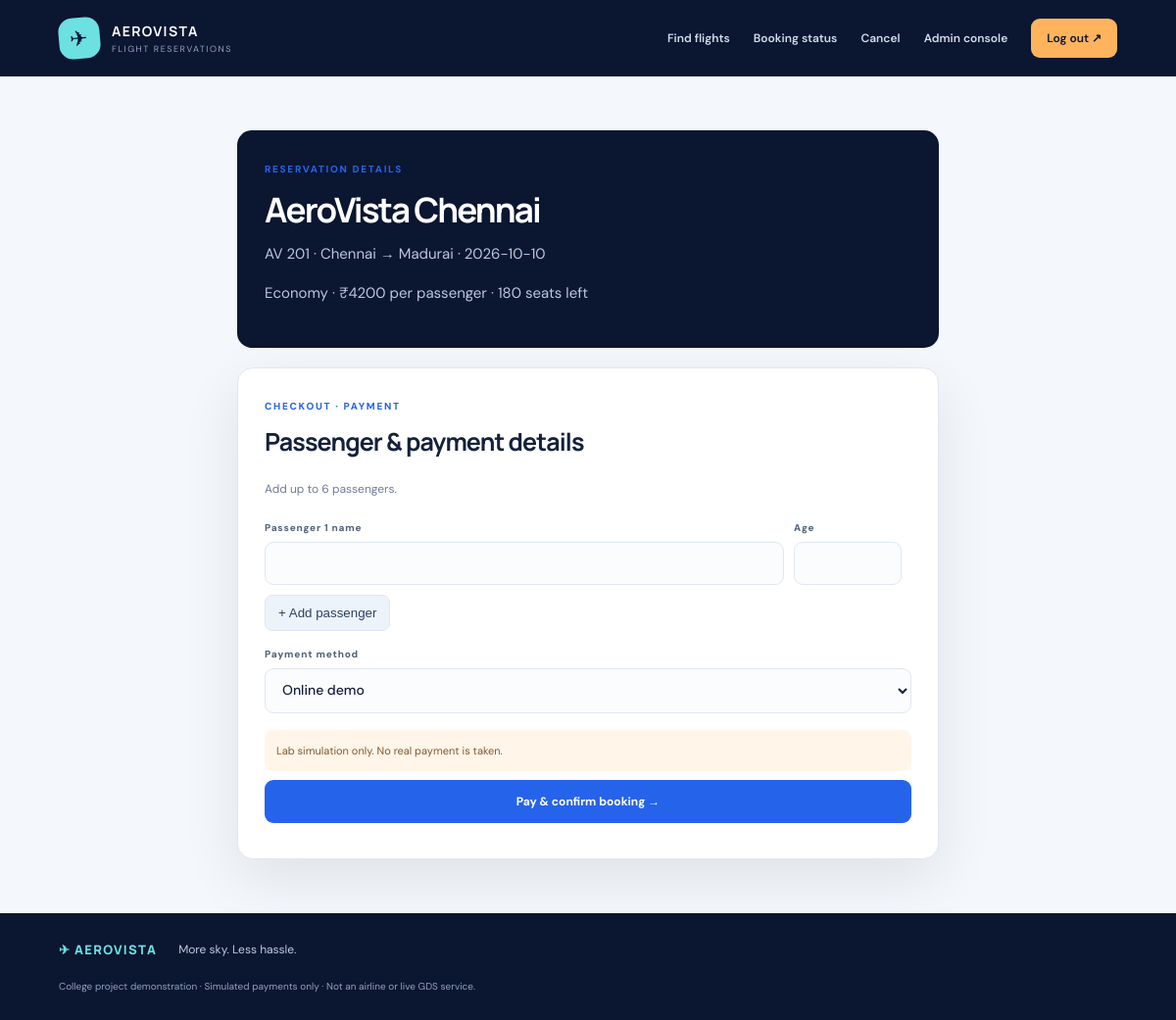
/book/1/1 (signed in), run on the app's committed database.
### tables this page shows
CREATE TABLE flights(id INTEGER PRIMARY KEY,number TEXT UNIQUE NOT NULL,name TEXT NOT NULL,origin TEXT NOT NULL,destination TEXT NOT NULL,departure TEXT NOT NULL,arrival TEXT NOT NULL,journey_date TEXT NOT NULL,zone TEXT DEFAULT 'South',active INTEGER DEFAULT 1);

CREATE TABLE classes(id INTEGER PRIMARY KEY,flight_id INTEGER REFERENCES flights(id),class_name TEXT NOT NULL,capacity INTEGER NOT NULL,fare REAL NOT NULL,UNIQUE(flight_id,class_name));

### app.py (the view, shortened to what this page needs)
@app.route("/book/<int:tid>/<int:cid>",methods=["GET","POST"])
@login_required
def book(tid,cid):
 t=flight(tid)
 with db() as c: cl=c.execute("SELECT * FROM classes WHERE id=? AND flight_id=?",(cid,tid)).fetchone()
 if not t or not cl or not t["active"]: abort(404)
 return render_template("book.html",t=t,cl=cl,available=available(tid,cl,t["journey_date"]))

### app.py (called while the page is built)
def db():
 c=sqlite3.connect(DB); c.row_factory=sqlite3.Row; c.execute("PRAGMA foreign_keys=ON"); return c

def me():
 if not session.get("uid"): return None
 with db() as c: return c.execute("SELECT id,name,email,role FROM users WHERE id=?",(session["uid"],)).fetchone()

def login_required(f):
 @wraps(f)
 def w(*a,**k):
  if not me(): flash("Please log in first.","warning"); return redirect(url_for("login"))
  return f(*a,**k)
 return w

def available(tid,cls,d):
 with db() as c:
  n=c.execute("SELECT COALESCE(SUM(passenger_count),0) n FROM bookings WHERE flight_id=? AND class_name=? AND journey_date=? AND status='CONFIRMED'",(tid,cls["class_name"],d)).fetchone()["n"]
 return max(0,cls["capacity"]-n)

def flight(tid):
 with db() as c: return c.execute("SELECT * FROM flights WHERE id=?",(tid,)).fetchone()

@app.context_processor
def ctx(): return {"current_user":me(),"today":date.today().isoformat()}

### templates/book.html (shortened to what this page needs)
{% extends "base.html" %}{% block content %}<section class="narrow"><div class="detail"><span class="eyebrow">RESERVATION DETAILS</span><h1>{{ t.name }}</h1><p>{{ t.number }} · {{ t.origin }} → {{ t.destination }} · {{ t.journey_date }}</p><p>{{ cl.class_name }} · ₹{{ "%.0f"|format(cl.fare) }} per passenger · {{ available }} seats left</p></div><form class="panel" method="post"><span class="eyebrow">CHECKOUT · PAYMENT</span><h2>Passenger & payment details</h2><p>Add up to 6 passengers.</p><div id="passengers"><div class="passenger"><label>Passenger 1 name<input name="passenger_name[]" required></label><label>Age<input type="number" name="passenger_age[]" min="1" max="120" required></label></div></div><button type="button" class="secondary" id="add">+ Add passenger</button><label>Payment method<select name="payment_mode"><option>Online demo</option></select></label><div class="note">Lab simulation only. No real payment is taken.</div><button class="btn">Pay & confirm booking →</button></form></section>{% endblock %}

### static/style.css (style rules this page uses)
:root { --navy:#0b1630;--navy2:#13264a;--blue:#2563eb;--cyan:#6de0e2;--orange:#ffb35c;--ink:#15213a;--muted:#6f7d93;--paper:#f4f7fb;--line:#e1e7f0;--white:#fff;--shadow:0 20px 60px rgba(11,22,48,.09) }
* { box-sizing:border-box }
html { scroll-behavior:smooth }
body { margin:0;background:var(--paper);color:var(--ink);font-family:'DM Sans',sans-serif;font-size:15px }
h1,h2,h3,b,strong { font-family:Manrope,'DM Sans',sans-serif }
h1 { font-size:clamp(2.2rem,5vw,4.3rem);letter-spacing:-.055em;line-height:1.04;margin:15px 0 }
h2 { letter-spacing:-.035em }
p { line-height:1.65;color:var(--muted) }
.search-fields label,.panel label { display:flex;flex-direction:column;gap:8px;font-size:10px;font-weight:800;letter-spacing:.08em;color:#53627a }
.btn { display:inline-flex;justify-content:center;align-items:center;gap:12px;border:0;border-radius:9px;padding:14px 18px;background:var(--blue);color:white;font:700 12px 'DM Sans';cursor:pointer;transition:transform .15s,background .15s }
.eyebrow { font-size:10px;font-weight:800;letter-spacing:.17em;color:var(--blue) }
.panel { background:white;padding:27px;border:1px solid var(--line);border-radius:16px;box-shadow:var(--shadow) }
.panel h2 { margin:10px 0 22px;font-size:25px }
.panel label { margin:17px 0 }
.panel input,.panel select,.panel textarea { width:100%;border:1px solid var(--line);border-radius:9px;padding:12px 13px;font:500 14px 'DM Sans';letter-spacing:0;color:var(--ink);background:#fbfcfe }
.panel .btn { width:100%;margin:9px 0 }
.panel>p { font-size:12px }
.note { padding:12px;background:#fff5e9;border-radius:8px;color:#7e5a29;font-size:11px;line-height:1.7 }
.narrow { max-width:760px;margin:55px auto;padding:0 22px }
.narrow>.detail { background:var(--navy);color:white;padding:28px;border-radius:15px;margin-bottom:20px }
.detail p { color:#b9c8de }
.detail h1 { font-size:35px }
.passenger { display:grid;grid-template-columns:1fr 110px auto;gap:10px;align-items:end }
.passenger label { margin:10px 0 }
.secondary { border:1px solid var(--line);background:#edf3fb;color:#294265;border-radius:8px;padding:10px 13px;cursor:pointer }

### data on the page
flights: name "AeroVista Chennai", number "AV 201", origin "Chennai", destination "Madurai", journey_date "2026-10-10"
classes: class_name "Economy", fare "4200"

### other printed values
{{ available }} "180"
